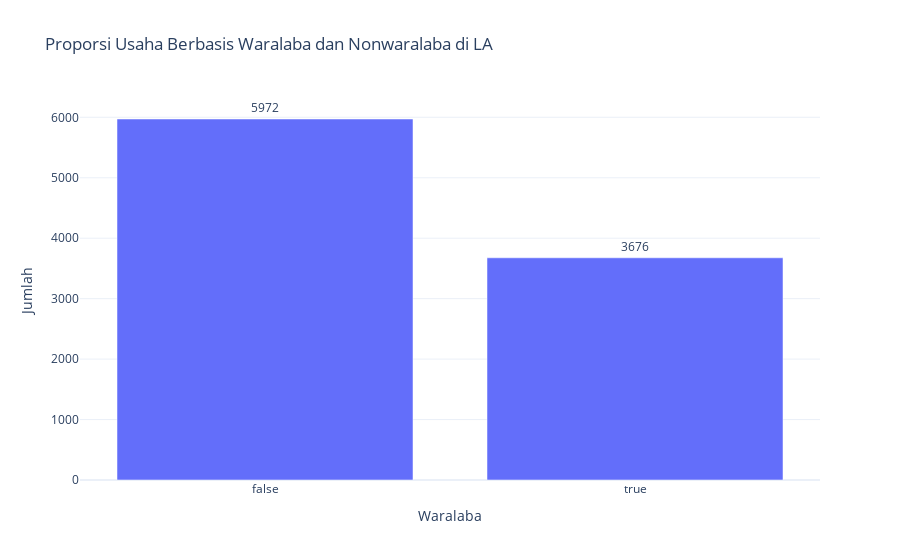

Notebook code cell kept with this figure:
### Markdown cell above
Setelah dihitung, mari lihat visualisasi datanya:

### Code cell
# Membuat barchart
fig = px.bar(chain, x='chain', y='id', 
             labels={'id':'Jumlah', 'chain':'Waralaba'}, 
             title='Proporsi Usaha Berbasis Waralaba dan Nonwaralaba di LA',
             template= 'plotly_white',
             text_auto=True)
fig.update_traces(textfont_size=12, textangle=0, textposition="outside", cliponaxis=False)
fig.show()

### Figure 1 — Plotly figure (JSON) as saved in the notebook; plotly's stock layout.template omitted (floating-point values rounded to 4 significant figures)
{"data": [{"alignmentgroup": "True", "cliponaxis": false, "hovertemplate": "Waralaba=%{x}<br>Jumlah=%{y}<extra></extra>", "legendgroup": "", "marker": {"color": "#636efa", "pattern": {"shape": ""}}, "name": "", "offsetgroup": "", "orientation": "v", "showlegend": false, "textangle": 0, "textfont": {"size": 12}, "textposition": "outside", "texttemplate": "%{y}", "type": "bar", "x": [false, true], "xaxis": "x", "y": [5972, 3676], "yaxis": "y"}], "layout": {"barmode": "relative", "legend": {"tracegroupgap": 0}, "title": {"text": "Proporsi Usaha Berbasis Waralaba dan Nonwaralaba di LA"}, "xaxis": {"anchor": "y", "domain": [0, 1], "title": {"text": "Waralaba"}}, "yaxis": {"anchor": "x", "domain": [0, 1], "title": {"text": "Jumlah"}}}}
